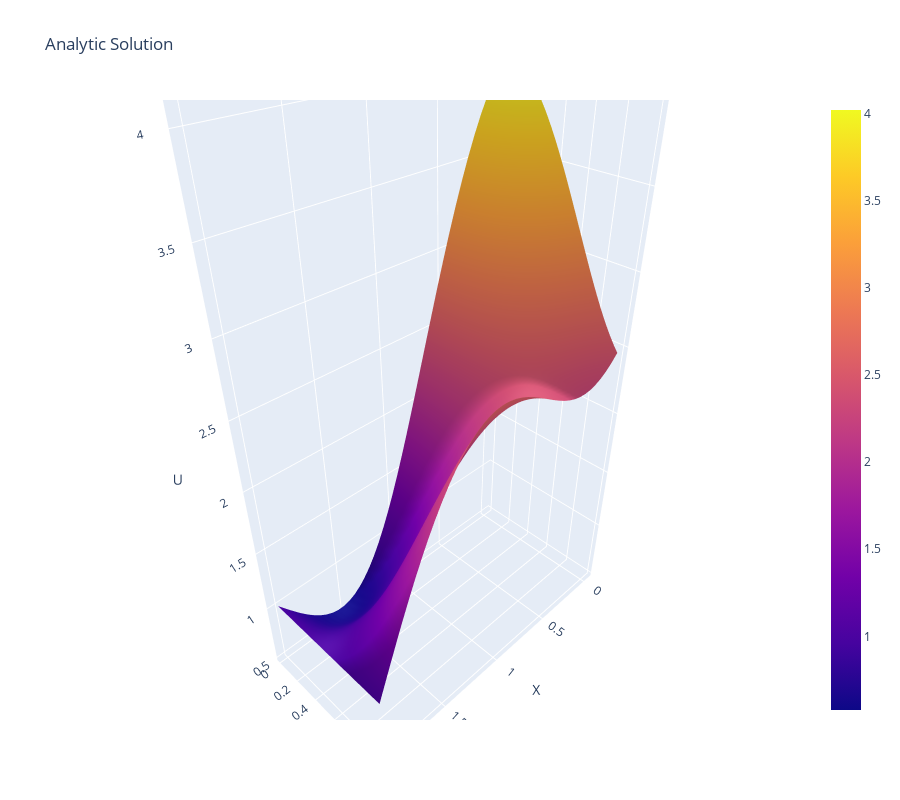
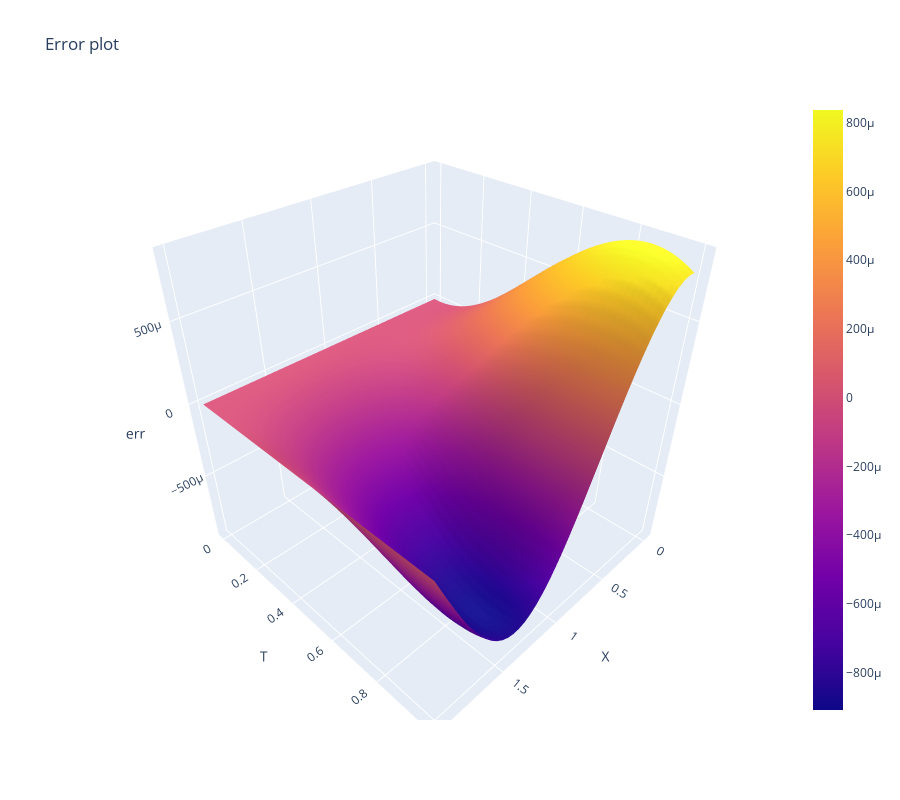

Write notebook code for charts like these, in order.
### Code cell
'''
Создание и заполнение массивов аналитического решения и ошибки.'''
u = np.zeros((M+1,N+1))
err = np.zeros((M+1,N+1))
for i in range(N+1):
    for j in range(M+1):
        
        u[j,i] = 3-x[i] + (16*m.pi*m.sin(t[j]) - 64*m.sin(m.pi*t[j]/4))/(m.pi**3 - 16*m.pi)*m.cos(
                                            m.pi*x[i]/4)+m.cos(3*m.pi*t[j]/4)*m.cos(3*m.pi*x[i]/4)
        
        err[j,i] = y[j,i] - u[j,i]

fig_real = go.Figure(data=[go.Surface(z=u, x=x, y=t)])
fig_real.update_layout(title='Analytic Solution', autosize = True,height = 800,scene = dict(
                     xaxis_title='X', yaxis_title='T', zaxis_title='U'),)
fig_err = go.Figure(data=[go.Surface(z=err, x=x, y=t)])
fig_err.update_layout(title='Error plot', autosize = True,height = 800,scene = dict(
                     xaxis_title='X', yaxis_title='T', zaxis_title='err'),)
fig_real.show()
fig_err.show()

### Figure 1 — Plotly figure (JSON) as saved in the notebook; plotly's stock layout.template omitted (floating-point values rounded to 4 significant figures; data arrays with more than 128 entries replaced by an {"elided": "..."} marker saying what was removed)
{"data": [{"type": "surface", "x": [-0.02532, 0.02532, 0.07595, 0.1266, 0.1772, 0.2278, 0.2785, 0.3291, 0.3797, 0.4304, 0.481, 0.5316, 0.5823, 0.6329, 0.6835, 0.7342, 0.7848, 0.8354, 0.8861, 0.9367, 0.9873, 1.038, 1.089, 1.139, 1.19, 1.241, 1.291, 1.342, 1.392, 1.443, 1.494, 1.544, 1.595, 1.646, 1.696, 1.747, 1.797, 1.848, 1.899, 1.949, 2], "y": [0, 0.02, 0.04, 0.06, 0.08, 0.1, 0.12, 0.14, 0.16, 0.18, 0.2, 0.22, 0.24, 0.26, 0.28, 0.3, 0.32, 0.34, 0.36, 0.38, 0.4, 0.42, 0.44, 0.46, 0.48, 0.5, 0.52, 0.54, 0.56, 0.58, 0.6, 0.62, 0.64, 0.66, 0.68, 0.7, 0.72, 0.74, 0.76, 0.78, 0.8, 0.82, 0.84, 0.86, 0.88, 0.9, 0.92, 0.94, 0.96, 0.98, 1], "z": {"elided": "51x41 float values"}}], "layout": {"autosize": true, "height": 800, "scene": {"xaxis": {"title": {"text": "X"}}, "yaxis": {"title": {"text": "T"}}, "zaxis": {"title": {"text": "U"}}}, "title": {"text": "Analytic Solution"}}}

### Figure 2 — Plotly figure (JSON) as saved in the notebook; plotly's stock layout.template omitted (floating-point values rounded to 4 significant figures; data arrays with more than 128 entries replaced by an {"elided": "..."} marker saying what was removed)
{"data": [{"type": "surface", "x": [-0.02532, 0.02532, 0.07595, 0.1266, 0.1772, 0.2278, 0.2785, 0.3291, 0.3797, 0.4304, 0.481, 0.5316, 0.5823, 0.6329, 0.6835, 0.7342, 0.7848, 0.8354, 0.8861, 0.9367, 0.9873, 1.038, 1.089, 1.139, 1.19, 1.241, 1.291, 1.342, 1.392, 1.443, 1.494, 1.544, 1.595, 1.646, 1.696, 1.747, 1.797, 1.848, 1.899, 1.949, 2], "y": [0, 0.02, 0.04, 0.06, 0.08, 0.1, 0.12, 0.14, 0.16, 0.18, 0.2, 0.22, 0.24, 0.26, 0.28, 0.3, 0.32, 0.34, 0.36, 0.38, 0.4, 0.42, 0.44, 0.46, 0.48, 0.5, 0.52, 0.54, 0.56, 0.58, 0.6, 0.62, 0.64, 0.66, 0.68, 0.7, 0.72, 0.74, 0.76, 0.78, 0.8, 0.82, 0.84, 0.86, 0.88, 0.9, 0.92, 0.94, 0.96, 0.98, 1], "z": {"elided": "51x41 float values"}}], "layout": {"autosize": true, "height": 800, "scene": {"xaxis": {"title": {"text": "X"}}, "yaxis": {"title": {"text": "T"}}, "zaxis": {"title": {"text": "err"}}}, "title": {"text": "Error plot"}}}
